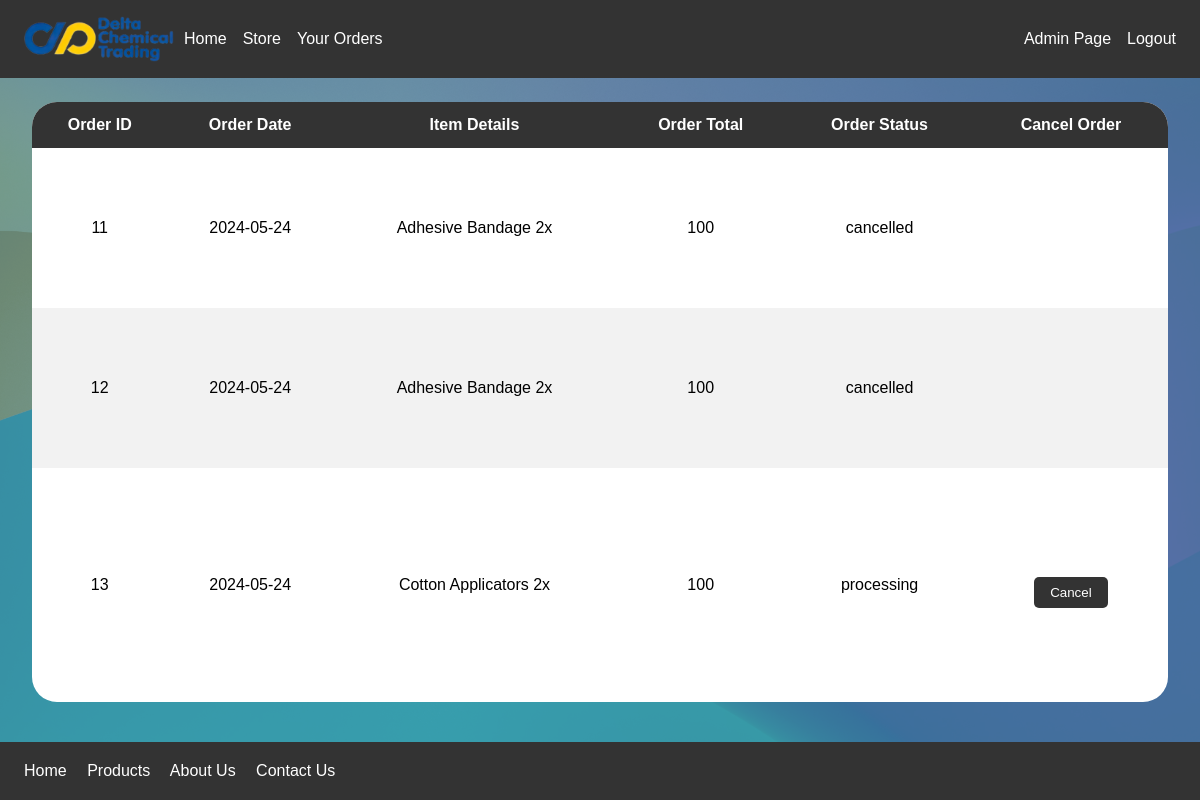
The page /orders.php (signed in) on the database its author committed.
### tables this page shows
CREATE TABLE `order_info` (
  `orderID` int(11) NOT NULL,
  `accountID` int(11) NOT NULL,
  `orderDate` date NOT NULL,
  `orderTotal` float NOT NULL,
  `orderStatus` varchar(20) NOT NULL DEFAULT 'processing'
);

### orders.php (the view, shortened to what this page needs)
<?php
    $servername = "localhost";
    $username = "root";
    $password = "";
    $dbname = "delta";
    $conn = new mysqli($servername, $username, $password, $dbname);
    $userId = isset($_SESSION["userid"]) ? $_SESSION["userid"] : null;
    $sql = "SELECT oi.orderID, oi.orderDate, oi.orderTotal, oi.orderStatus, oi.accountID,
                    GROUP_CONCAT(CONCAT(items.itemName, ' ', oit.itemAmount, 'x') SEPARATOR ' | ') AS itemDetails
            FROM order_info oi
            JOIN order_items oit ON oi.orderID = oit.orderID
            JOIN items ON oit.itemID = items.itemID
            WHERE oi.accountID = $userId
            GROUP BY oi.orderID";
    $result = $conn->query($sql);
?>
<!DOCTYPE html>
<html lang="en">
<head>
    <link rel="stylesheet" href="styles2.css">
</head>
<body>
    <header class="header">
        <div class="container">
            <div class="navbar">
                <img class="header-logo" src="images\DCT no bg v2.png">
                <nav class="navigation">
                    <a href="indexa.php">Home</a>
                    <a href="products.php">Store</a>
                    <a href="orders.php">Your Orders</a>
                </nav>
            </div>
            <nav class="account-info">
                <?php if (isset($_SESSION["usertype"]) && $_SESSION["usertype"] == 'admin'): ?>
                    <a href="admin pages/adminmain.php">Admin Page</a>
                <?php endif; ?>
                <?php if (isset($_SESSION["userid"])): ?>
                    <a href="actions/logout-action.php">Logout</a>
                <?php else: ?>
                    <a href="login.php">Login</a>
                    <a href="signup.php">Signup</a>
                <?php endif; ?>
            </nav>
        </div>
    </header>
    <div class="contents">
        <div class="table-wrapper">
            <table>
                <thead>
                    <tr>
                        <th>Order ID</th>
                        <th>Order Date</th>
                        <th>Item Details</th>
                        <th>Order Total</th>
                        <th>Order Status</th>
                        <th>Cancel Order</th>
                    </tr>
                </thead>
                <tbody>
                    <?php
                        if ($result->num_rows > 0) {
                            while($row = $result->fetch_assoc()) {
                                echo "<tr>
                                    <td>{$row['orderID']}</td>
                                    <td>{$row['orderDate']}</td>
                                    <td>{$row['itemDetails']}</td>
                                    <td>{$row['orderTotal']}</td>
                                    <td>{$row['orderStatus']}</td>
                                    <td>";
                                    if ($row['orderStatus'] != 'cancelled') {
                                    echo "<form method='post' action=''>
                                        <input type='hidden' name='orderID' value='{$row['orderID']}'>
                                        <input type='hidden' name='newStatus' value='cancelled'>
                                        <button type='submit'>Cancel</button>
                                    </form>";
                                    }
                                    echo "</td>
                                </tr>";
                            }
                        } else {
                            echo "<tr><td colspan='6'>No orders found for this user.</td></tr>";
                        }
                    ?>
                </tbody>
            </table>
        </div>
    </div>
    <footer class="footer">
        <div class="container">
            <div class="footer-nav">
                <a href="#">Home</a>
                <a href="#">Products</a>
                <a href="#">About Us</a>
                <a href="#">Contact Us</a>
            </div>
        </div>
    </footer>
</body>
</html>

### styles2.css (style rules this page uses)
* { margin: 0; padding: 0; box-sizing: border-box; }
body { background: url('images/backgrounds/bg3.jpg'), url('images/backgrounds/bg2.jpg'); background-size: cover; background-position: center; background-attachment: fixed; font-family: Arial, sans-serif; background-color: #c98f8f; line-height: 1.6; }
.container { display: flex; align-items: center; justify-content: space-between; margin: 0 2vw; }
.header { background-color: #333; color: white; padding: 1rem 0; width: 100%; position: fixed; top: 0; left: 0; z-index: 1000; }
.header-logo { width: 150px; }
.navbar { display: flex; align-items: center; gap: 10px; }
.navigation { display: flex; }
.navigation a { color: white; text-decoration: none; margin-right: 1rem; margin-top: 0; }
.account-info { display: flex; align-items: center; }
.account-info a { color: white; text-decoration: none; margin-left: 1rem; margin-top: 0; }
.contents { display: flex; margin-top: 7.8vh; padding: 2rem 0; text-align: center; justify-content: space-around; background-color: #499399c2; min-height: 85vh; }
.table-wrapper { display: flex; flex: 1; border-radius: 25px; overflow: hidden; margin: 0.5rem 2rem; }
.table-wrapper table { width: 100%; border-collapse: collapse; }
.table-wrapper th, .table-wrapper td { padding: 10px; text-align: center; }
.table-wrapper th { background-color: #333; color: white; text-align: center; }
.table-wrapper tr:nth-child(even) { background-color: #f2f2f2; }
.table-wrapper tr:nth-child(odd) { background-color: #ffffff; }
button { background-color: #333; color: white; border: none; border-radius: 5px; padding: 0.5rem 1rem; margin-top: 1rem; cursor: pointer; transition: background-color 0.3s; }
footer { background-color: #333; color: white; padding: 1rem 0; text-align: center; width: 100%; }
footer a { color: white; text-decoration: none; margin-right: 1rem; margin-top: 0; }

### rows shown on the page
order_info: orderID "11", orderDate "2024-05-24", itemDetails "Adhesive Bandage 2x", orderTotal "100", orderStatus "cancelled"
order_info: orderID "12", orderDate "2024-05-24", itemDetails "Adhesive Bandage 2x", orderTotal "100", orderStatus "cancelled"
order_info: orderID "13", orderDate "2024-05-24", itemDetails "Cotton Applicators 2x", orderTotal "100", orderStatus "processing"
